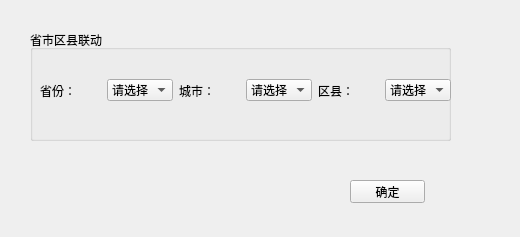
<?xml version="1.0" encoding="UTF-8"?>
<ui version="4.0">
 <class>select</class>
 <widget class="QWidget" name="select">
  <property name="geometry">
   <rect>
    <x>0</x>
    <y>0</y>
    <width>520</width>
    <height>237</height>
   </rect>
  </property>
  <property name="windowTitle">
   <string>Form</string>
  </property>
  <widget class="QGroupBox" name="groupBox_pro_city">
   <property name="geometry">
    <rect>
     <x>30</x>
     <y>30</y>
     <width>421</width>
     <height>111</height>
    </rect>
   </property>
   <property name="title">
    <string>省市区县联动</string>
   </property>
   <widget class="QWidget" name="horizontalLayoutWidget">
    <property name="geometry">
     <rect>
      <x>10</x>
      <y>10</y>
      <width>411</width>
      <height>101</height>
     </rect>
    </property>
    <layout class="QHBoxLayout" name="horizontalLayout">
     <item>
      <widget class="QLabel" name="label_province">
       <property name="text">
        <string>省份：</string>
       </property>
      </widget>
     </item>
     <item>
      <widget class="QComboBox" name="comboBox_province">
       <item>
        <property name="text">
         <string>请选择</string>
        </property>
       </item>
       <item>
        <property name="text">
         <string>陕西</string>
        </property>
       </item>
       <item>
        <property name="text">
         <string>河南</string>
        </property>
       </item>
      </widget>
     </item>
     <item>
      <widget class="QLabel" name="label_city">
       <property name="text">
        <string>城市：</string>
       </property>
      </widget>
     </item>
     <item>
      <widget class="QComboBox" name="comboBox_city">
       <item>
        <property name="text">
         <string>请选择</string>
        </property>
       </item>
      </widget>
     </item>
     <item>
      <widget class="QLabel" name="label_town">
       <property name="text">
        <string>区县：</string>
       </property>
      </widget>
     </item>
     <item>
      <widget class="QComboBox" name="comboBox_town">
       <item>
        <property name="text">
         <string>请选择</string>
        </property>
       </item>
      </widget>
     </item>
    </layout>
   </widget>
  </widget>
  <widget class="QPushButton" name="pushButton_ok">
   <property name="geometry">
    <rect>
     <x>350</x>
     <y>180</y>
     <width>75</width>
     <height>23</height>
    </rect>
   </property>
   <property name="text">
    <string>确定</string>
   </property>
  </widget>
 </widget>
 <resources/>
 <connections/>
</ui>
